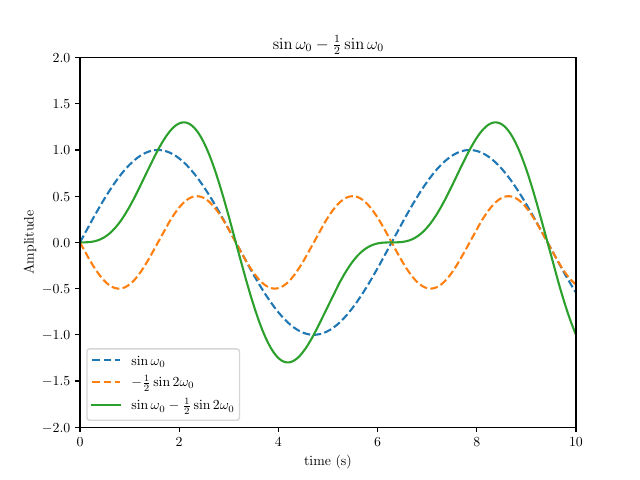

This chart was generated by the following Python code:
import numpy as np
import matplotlib.pyplot as plt
import math

plt.rc('text', usetex=True)
plt.rc('font', family='serif')

omega = np.linspace(0, 10, 1000)

y1 = np.sin(omega)
y2 = - 0.5 * np.sin(2 * omega)
y3 = y1 + y2


plt.xlim(0, 10)
plt.ylim(-2, 2)
plt.xlabel("time (s)")

plt.plot(omega, y1, ls="--", label=r"$\sin \omega_{0}$")
plt.plot(omega, y2, ls="--", label=r"$- \frac{1}{2} \sin 2 \omega_{0}$")
plt.plot(omega, y3, label=r"$\sin \omega_{0} - \frac{1}{2} \sin 2 \omega_{0}$")

h = plt.ylabel("Amplitude")
plt.title(r"$\sin \omega_{0} - \frac{1}{2} \sin \omega_{0}$")
plt.legend()
plt.savefig("test.pdf", format="pdf")

plt.show()

print("Done")
